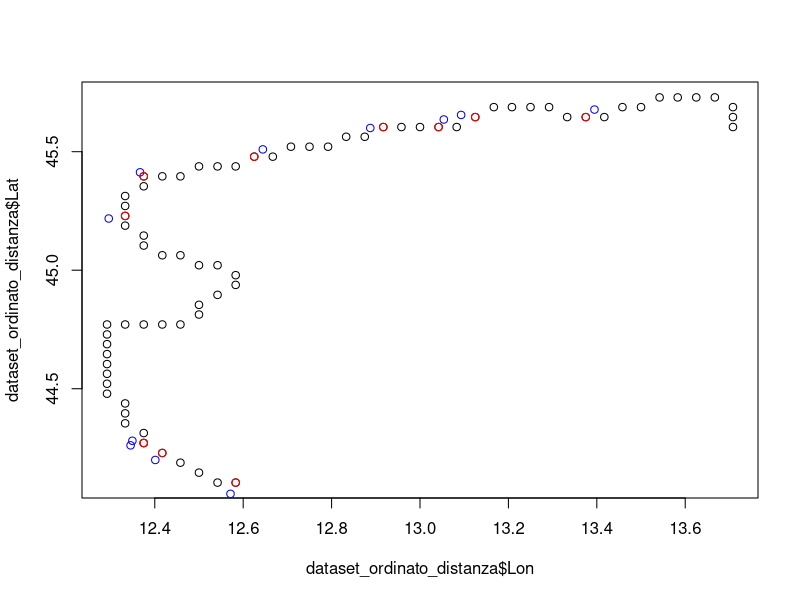
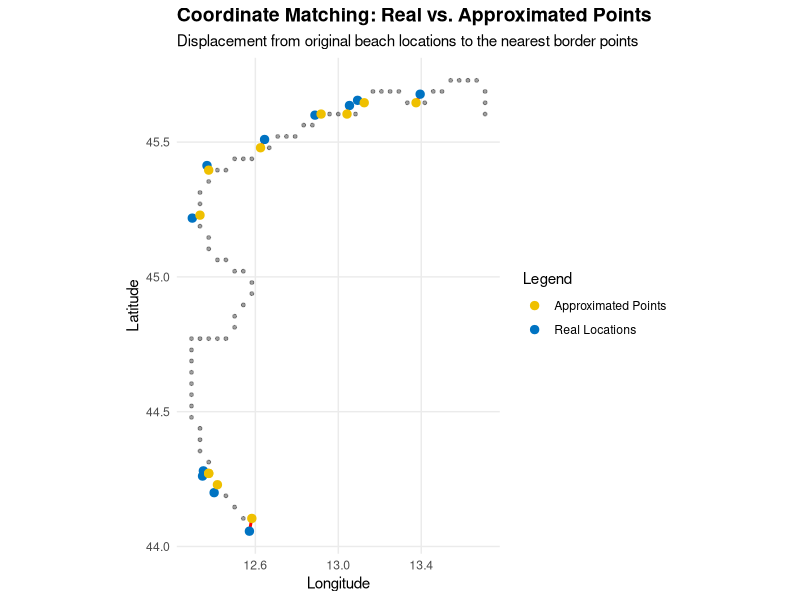

Write R code to recreate these figures, in order.
# Setup Workspace
setwd("~/uni/2025-2026/non param/progetto/clorofilla/Non-parametric-Statistics-2025-2026")

# Libraries
library(tidyverse)
# 1. Carica le librerie necessarie
library(readxl)

# 2. Carica i dataset
dataset_ordinato_distanza <- read.csv("dataset/bordo_con_distanze.csv")
dataset_mete <- read_excel("dataset/Localita_balneari_Nord_Adriatico.xlsx")


mete_top <- c("Grado", "Lignano Sabbiadoro", "Bibione", "Caorle", 
              "Lido di Jesolo", "Lido di Venezia", "Sottomarina (Chioggia)", 
              "Milano Marittima", "Cervia", "Cesenatico", "Rimini")

# 2. Creiamo il dataset filtrato
# Assumendo che il tuo dataset si chiami 'pos_mete'
dataset_mete <- dataset_mete[
  dataset_mete$Località %in% mete_top, ]

# 3. Funzione per trovare il punto più vicino
# Assumiamo che le colonne si chiamino 'Lat' e 'Lon' in entrambi i file.
# Se hanno nomi diversi (es. 'latitude', 'longitude'), cambiali qui sotto.

trova_piu_vicino <- function(lat_target, lon_target, df_riferimento) {
  # Calcolo della distanza Euclidea semplice (ottima per distanze brevi)
  distanze <- sqrt((df_riferimento$Lat - lat_target)^2 + (df_riferimento$Lon - lon_target)^2)
  
  # Restituisce l'indice della riga con la distanza minima
  return(which.min(distanze))
}

# 4. Trova gli indici corrispondenti
# Applichiamo la funzione a ogni riga di dataset_mete
indici_corrispondenti <- sapply(1:nrow(dataset_mete), function(i) {
  trova_piu_vicino(dataset_mete$Lat[i], dataset_mete$Lon[i], dataset_ordinato_distanza)
})

# 5. Crea il nuovo dataset selezionando le righe trovate
dataset_approssimato <- dataset_ordinato_distanza[indici_corrispondenti, c(1:2, 5)]



# Opzionale: Aggiungi i nomi delle località originali per chiarezza
dataset_approssimato$Localita_Originale <- dataset_mete$Località # cambia 'Localita' col nome reale della colonna


plot(dataset_ordinato_distanza$Lon, dataset_ordinato_distanza$Lat)
points(dataset_mete$Lon, dataset_mete$Lat, col = "blue")
points(dataset_approssimato$Lon, dataset_approssimato$Lat, col = "red")

library(ggplot2)

# Creiamo un dataframe di supporto per le linee
df_lines <- data.frame(
  x_start = dataset_mete$Lon,
  y_start = dataset_mete$Lat,
  x_end = dataset_approssimato$Lon,
  y_end = dataset_approssimato$Lat
)
library(ggplot2)

# 1. Prepare the line data (ensure columns match your dataset names)
df_lines <- data.frame(
  x_start = dataset_mete$Lon,
  y_start = dataset_mete$Lat,
  x_end = dataset_approssimato$Lon,
  y_end = dataset_approssimato$Lat
)

# 2. Create the enhanced plot
ggplot() +
  # Background: Border points (lighter grey for better contrast)
  geom_point(data = dataset_ordinato_distanza, aes(x = Lon, y = Lat), 
             color = "grey8", size = 1, alpha = 0.4) +
  
  # Connection lines: Showing the displacement between real and approximated points
  geom_segment(data = df_lines, aes(x = x_start, y = y_start, xend = x_end, yend = y_end),
               color = "red", linetype = "solid", linewidth = 1) +
  
  # Real Locations (Mapped to color for the legend)
  geom_point(data = dataset_mete, aes(x = Lon, y = Lat, color = "Real Locations"), 
             size = 2.5) +
  
  # Approximated Points (Mapped to color for the legend)
  geom_point(data = dataset_approssimato, aes(x = Lon, y = Lat, color = "Approximated Points"), 
             size = 2.5) +
  
  # Customizing Legend and Colors
  scale_color_manual(values = c("Real Locations" = "#0073C2FF", 
                                "Approximated Points" = "#EFC000FF")) +
  
  # Styling and English Labels
  theme_minimal() +
  coord_fixed(ratio = 1.3) +
  labs(
    title = "Coordinate Matching: Real vs. Approximated Points",
    subtitle = "Displacement from original beach locations to the nearest border points",
    x = "Longitude", 
    y = "Latitude",
    color = "Legend"
  ) +
  theme(
    legend.position = "right",
    plot.title = element_text(face = "bold", size = 14),
    panel.grid.minor = element_blank()
  )
# 6. Salva il risultato
write.csv(dataset_approssimato, "dataset/dataset_mete_approssimate.csv", row.names = FALSE)

# Visualizza i primi risultati
head(dataset_approssimato)
